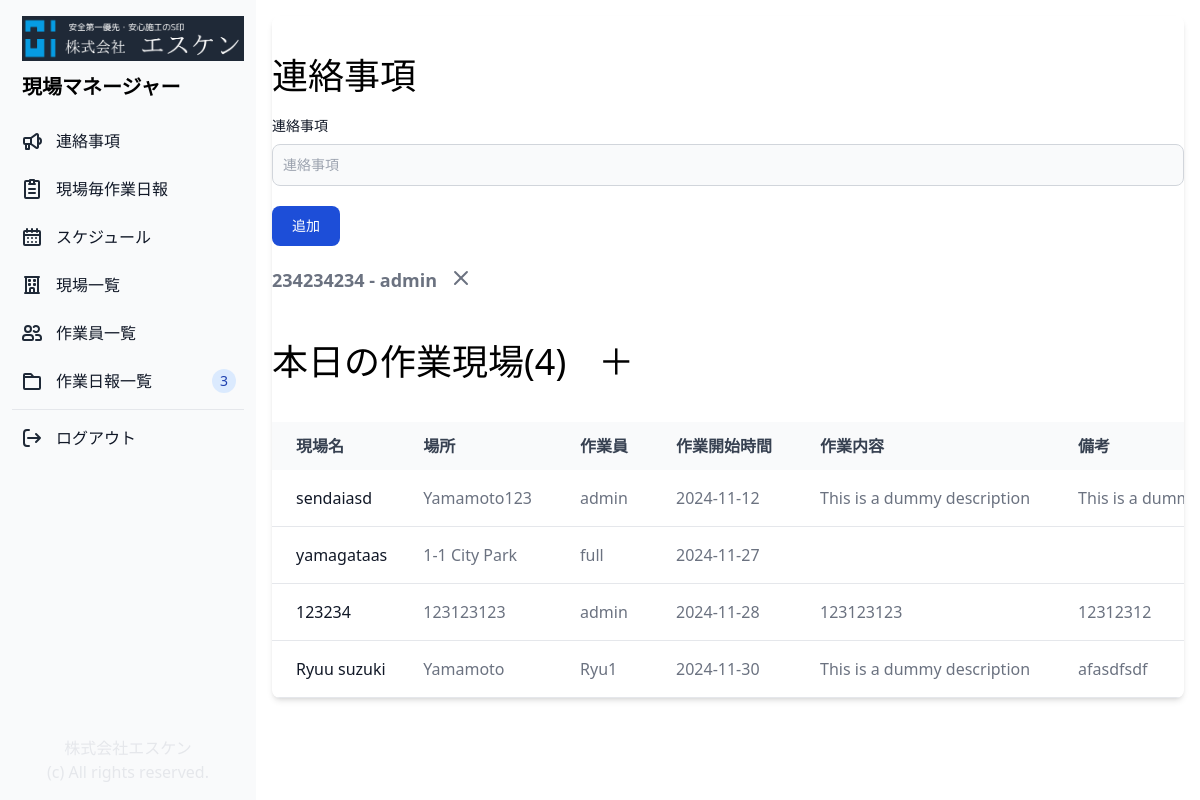
The app's page / (signed in) with its own data.
### genba/models.py (models this page shows, shortened)
class Notification(models.Model):
    author = models.ForeignKey(User, related_name="notification", on_delete=models.CASCADE)
    content = models.CharField(max_length=500)
    created_at = models.DateTimeField(auto_now=True)

class Genba(models.Model):
    head_person = models.ForeignKey(Profile, related_name="head_person", on_delete=models.CASCADE, null=True)
    attendees = models.ManyToManyField(Profile, related_name="attendees", blank=True)
    name = models.CharField("Genba", max_length=255)
    client = models.CharField("Client", max_length=255)
    address = models.CharField("Address", max_length=255)
    job_description = models.CharField("Job description", max_length=255, blank=True, null=True)
    note = models.CharField("Note", max_length=255, blank=True, null=True)
    start_date = models.DateTimeField("Start date")
    end_date = models.DateTimeField("End date")
    is_active = models.BooleanField(default=True)
    created_at = models.DateTimeField(auto_now_add=True)

class Profile(models.Model):
    CONTRACT_TYPES = (
        ('元請', '元請'),
        ('正社員', '正社員'),
        ('管理', '管理'),
    )
    contract_type = models.CharField(max_length=50, choices=CONTRACT_TYPES, blank=True)
    user = models.OneToOneField(User, on_delete=models.CASCADE)
    fullname = models.CharField(max_length=20, blank=True)
    phone = models.CharField(max_length=20, blank=True)
    note = models.CharField(max_length=500, blank=True)
    is_active = models.BooleanField(default=True)
    created_at = models.DateTimeField(auto_now_add=True)
    updated_at = models.DateTimeField(auto_now=True)
    def __str__(self):
        return f"{self.fullname}"

### genba/views.py (the view)
# urls.py: path('', views.home, name="home"),
@login_required(login_url='/login_user/')
def home(request):
    if request.user.is_authenticated:
        if request.method == "POST":
            content = request.POST.get("content")
            author = User.objects.get(id=request.user.id)
            notification = Notification.objects.create(content=content, author=author)
            notification.save()
        genbas = Genba.objects.all()
        notifications = Notification.objects.all()
        return render(request, "home.html", {"genbas": genbas, "notifications": notifications})
    else:
        messages.success(request, "You Must Login First!")
        return redirect("login_user")

### genba/templates/home.html (shortened to what this page needs)
{% extends "base.html" %}
{% block content %}
<div class="p-4 sm:ml-64">
    <div class="relative overflow-x-auto shadow-md sm:rounded-lg">
        <div class="px-auto">
            <h1 class="text-4xl pt-10 pb-5">連絡事項</h1>
        </div>
        <form method="post" actio="{% url 'home' %}">
            <label for="message" class="block mb-2 text-sm font-medium text-gray-900 dark:text-white">連絡事項</label>
            <input id="content" name="content" rows="4"
                class="block p-2.5 w-full text-sm text-gray-900 bg-gray-50 rounded-lg border border-gray-300 focus:ring-blue-500 focus:border-blue-500"
                placeholder="連絡事項"></input>
            <button type="submit"
                class="inline-flex items-center px-5 py-2.5 mt-5 text-sm font-medium text-center text-white bg-blue-700 rounded-lg focus:ring-4 focus:ring-blue-200 dark:focus:ring-blue-900 hover:bg-blue-800">
                追加
            </button>
        </form>
        <ul class="mt-5 space-y-1 text-gray-500 mb-2 text-lg font-semibold">
            {% if notifications %}
            {% for n in notifications %}
            <li>
                <p class="flex">{{n.content}} - {{ n.author }}<a href="{% url 'delete_notification' n.id %}"><svg
                            class="w-6 h-6 dark:text-red-500 text-center ml-3" aria-hidden="true"
                            xmlns="http://www.w3.org/2000/svg" width="24" height="24" fill="none" viewBox="0 0 24 24">
                            <path stroke="currentColor" stroke-linecap="round" stroke-linejoin="round" stroke-width="2"
                                d="M6 18 17.94 6M18 18 6.06 6" />
                        </svg>
                    </a>
                </p>
            </li>
            {% endfor %}
            {% endif %}
        </ul>
        <div class="px-auto">
            <h1 class="text-4xl py-10">本日の作業現場({{ genbas.count }})<a class="pl-8" href="{% url 'add_genba' %}">＋</a>
            </h1>
        </div>
        <table class="w-full text-normal text-left rtl:text-right text-gray-500 dark:text-gray-400">
            <thead
                class="text-normal text-gray-700 uppercase bg-gray-50 whitespace-nowrap dark:bg-gray-700 dark:text-gray-400">
                <tr>
                    <th scope="col" class="px-6 py-3">
                        現場名
                    </th>
                    <th scope="col" class="px-6 py-3">
                        場所
                    </th>
                    <th scope="col" class="px-6 py-3">
                        作業員
                    </th>
                    <th scope="col" class="px-6 py-3">
                        作業開始時間
                    </th>
                    <th scope="col" class="px-6 py-3">
                        作業内容
                    </th>
                    <th scope="col" class="px-6 py-3">
                        備考
                    </th>
                </tr>
            </thead>
            <tbody>
                {% if genbas %}
                {% for genba in genbas %}
                <tr class="border-b">
                    <th scope="row" class="pl-6 pr-3 py-4 font-medium whitespace-nowrap text-gray-900">
                        <a href="{% url 'genba_details' genba.id %}">
                            {{ genba.name }}
                        </a>
                    </th>
                    <td class="px-6 py-4 whitespace-nowrap">
                        {{ genba.address }}
                    </td>
                    <td class="px-6 py-4 whitespace-nowrap">
                        {{ genba.head_person }}
                    </td>
                    <td class="px-6 py-4 whitespace-nowrap">
                        {{ genba.start_date | date:"Y-m-j" }}
                    </td>
                    <td class="px-6 py-4 whitespace-nowrap">
                        {{ genba.job_description }}
                    </td>
                    <td class="px-6 py-4 whitespace-nowrap">
                        {{ genba.note }}
                    </td>
                </tr>
                {% endfor %}
                {% endif %}
            </tbody>
        </table>
    </div>
</div>
{% endblock %}

### records on screen
Notification: content "234234234", author "admin"
Genba: name "sendaiasd", address "Yamamoto123", head_person "admin", start_date "2024-11-12", job_description "This is a dummy description", note "This is a…"
Genba: name "yamagataas", address "1-1 City Park", head_person "full", start_date "2024-11-27"
Genba: name "123234", address "123123123", head_person "admin", start_date "2024-11-28", job_description "123123123", note "12312312"
Genba: name "Ryuu suzuki", address "Yamamoto", head_person "Ryu1", start_date "2024-11-30", job_description "This is a dummy description", note "afasdfsdf"

### other values on screen
{{ genbas.count }} "4"
